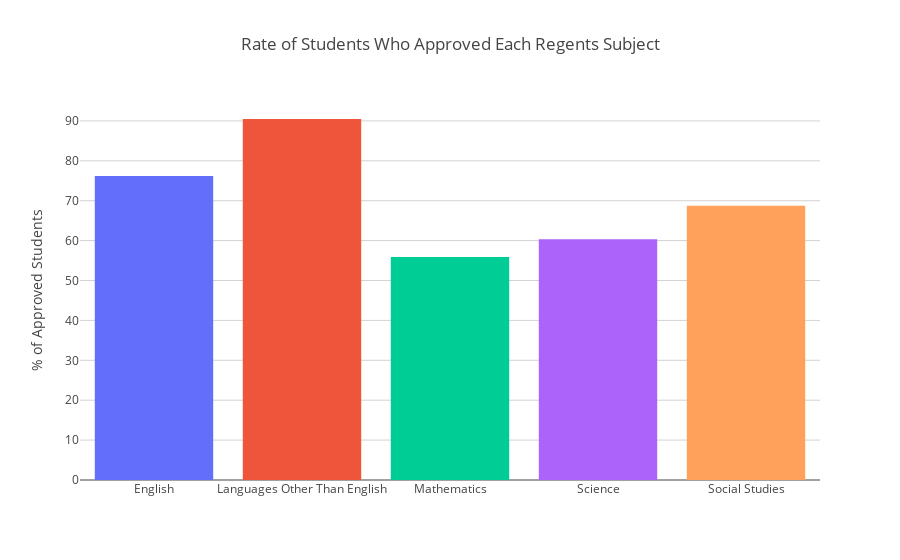

The cell this chart's notebook holds for it:
### Code cell
fig = go.Figure()

for subject in all_graduates_general_test_results['Regents Subject'].unique():
    subject_row = all_graduates_general_test_results[all_graduates_general_test_results['Regents Subject'] == subject]
    subject_index = all_graduates_general_test_results['Regents Subject'].unique().tolist().index(subject)
    fig.add_trace(go.Bar(x=subject_row['Regents Subject'], y=subject_row['% Passed'], showlegend=False, marker=dict(color=colors2[subject_index])))
    fig.update_yaxes(title_text='% of Approved Students')

fig.update_layout(
    title_text='Rate of Students Who Approved Each Regents Subject'
)
fig.show()

### Figure 1 — Plotly figure (JSON) as saved in the notebook; plotly's stock layout.template omitted (floating-point values rounded to 4 significant figures)
{"data": [{"marker": {"color": "#636EFA"}, "showlegend": false, "type": "bar", "x": ["English"], "y": [76.2]}, {"marker": {"color": "#EF553B"}, "showlegend": false, "type": "bar", "x": ["Languages Other Than English"], "y": [90.48]}, {"marker": {"color": "#00CC96"}, "showlegend": false, "type": "bar", "x": ["Mathematics"], "y": [55.86]}, {"marker": {"color": "#AB63FA"}, "showlegend": false, "type": "bar", "x": ["Science"], "y": [60.31]}, {"marker": {"color": "#FFA15A"}, "showlegend": false, "type": "bar", "x": ["Social Studies"], "y": [68.76]}], "layout": {"title": {"text": "Rate of Students Who Approved Each Regents Subject"}, "yaxis": {"title": {"text": "% of Approved Students"}}}}
